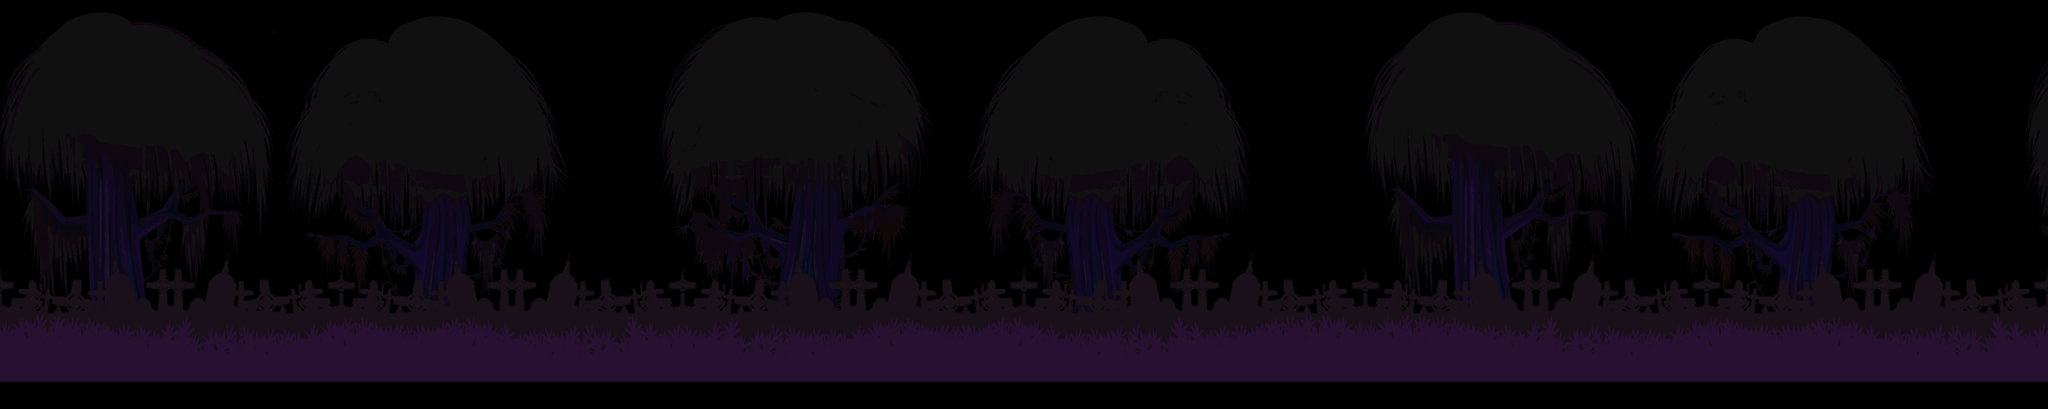

A 2D game scene composited from a Tiled map and its tileset images. What follows is a short description and the map's XML, with each tile layer's data collapsed to a summary:
An orthogonal 60x12 tile map with 40x40 px tiles, 3 tile layers (zhongjing1, zhongjing2, zhongjing3).

<map version="1.0" orientation="orthogonal" width="60" height="12" tilewidth="40" tileheight="40">
 <tileset firstgid="1" name="b-zhongjing" tilewidth="40" tileheight="40">
  <image source="b-zhongjing.png" width="1031" height="1926" />
 </tileset>
 <layer name="zhongjing1" width="60" height="12">
  <data>[720 cells, 623 non-empty, 315 distinct tile ids]</data>
 </layer>
 <layer name="zhongjing2" width="60" height="12">
  <data>[720 cells, 301 non-empty, 25 distinct tile ids]</data>
 </layer>
 <layer name="zhongjing3" width="60" height="12">
  <data>[720 cells, 240 non-empty, 48 distinct tile ids]</data>
 </layer>
</map>
